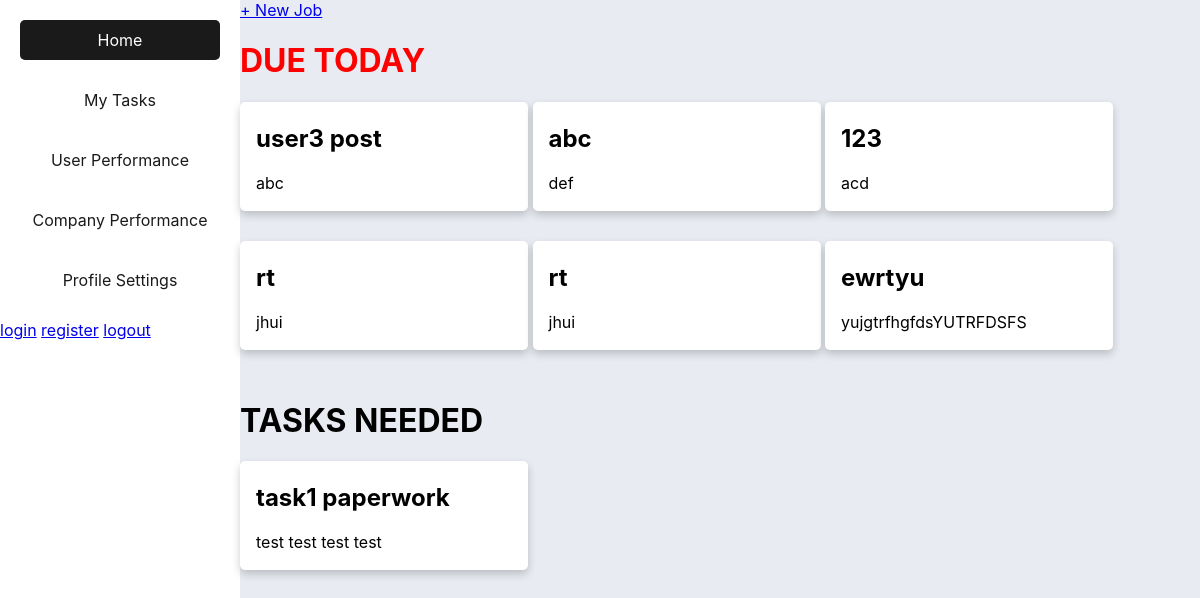
Screenshot of /oddjob/ with the database file from the repository.
### oddjob/models.py (models this page shows, shortened)
class Job(models.Model):
    title = models.CharField(max_length=150, null=True, blank=True)
    description = models.CharField(max_length=500, null=True, blank=True)
    originUser = models.ForeignKey(UserProfile, on_delete=models.CASCADE, related_name='originUser', null=True, blank=True)
    contributors = models.ManyToManyField(UserProfile, related_name='contributors', null=True, blank=True)
    datePosted = models.DateTimeField(null=True, blank=True)
    dateDue = models.DateTimeField(null=True, blank=True)
    numHelperRequested = models.IntegerField(null=True, blank=True)
    tags = models.ManyToManyField(Tag, null=True, blank=True)
    taskDuration = models.DurationField(null=True, blank=True)

### oddjob/views.py (the view)
# urls.py: path('', views.index, name='index'),
def index(request):
    jobList = Job.objects.order_by('-datePosted')
    context = {'jobList':jobList}
    return render(request,'oddjob/index.html',context)

### oddjob/templates/oddjob/index.html (shortened to what this page needs)
<html>
{% load static %}
<link rel="stylesheet" type="text/css" href="{% static 'oddjob/style.css' %}">
<head>
</head>
<body style="background-color:#E8ECF2">
	<div class='left-content'>
		<nav>
			<ul>
				<li id='selected-page'><a href="">Home</a></li>
				<li><a href="/oddjob/mytasks">My Tasks</a></li>
				<li><a href="/oddjob/me">User Performance</a></li>
				<li><a href="">Company Performance</a></li>
				<li><a href="/oddjob/me">Profile Settings</a></li>
			</ul>
		</nav>
		<div>
			<a href="/oddjob/login">login</a>
			<a href="/oddjob/register">register</a>
			<a href="/oddjob/logout">logout</a>
		</div>
	</div>
	<div class='main-content'>
		<div class='top-bar'>
			<a href='/oddjob/newpost'>
				<div class='new-job-button'>
					+ New Job
				</div>
			</a>
		</div>
		<h1 style="color:red;">DUE TODAY</h1>
		{% if jobList %}
		{% for job in jobList %}
		{% now "Y-m-d" as todays_date %}
		{% if todays_date >= job.dateDue|date:"Y-m-d" %}
		<div class="card" style="background-color:White" onclick="location.href='/oddjob/{{ job.id }}/';">
			<div class="container">
				<h2>{{ job.title }}</h2>
				<p>{{job.description}}</p>
			</div>
		</div>
		{% endif %}
		{% endfor %}
		{% endif %}
		<h1>TASKS NEEDED</h1>
		{% for job in jobList %}
		{% now "Y-m-d" as todays_date %}
		{% if todays_date < job.dateDue|date:"Y-m-d" %} <div class="card" style="background-color:White"
			onclick="location.href='/oddjob/{{ job.id }}/';">
			<div class="container">
				<h2>{{ job.title }}</h2>
				<p>{{job.description}}</p>
			</div>
	</div>
	{% endif %}
	{% endfor %}
	</div>
</body>
</html>

### oddjob/static/oddjob/style.css (style rules this page uses)
.card { box-shadow: 0 4px 8px 0 rgba(0,0,0,0.2); transition: 0.3s; width: 30%; border-radius: 5px; display:inline-block; margin-bottom: 30px; }
.container { padding: 2px 16px; }
body { font-family: -apple-system, BlinkMacSystemFont, 'Segoe UI', Roboto, Oxygen, Ubuntu, Cantarell, 'Open Sans', 'Helvetica Neue', sans-serif; font-size: 16px; color: #1A1A1A, 100%; }

### oddjob/templates/oddjob/index.html (style rules this page uses)
body { margin: 0; padding: 0; font-size: 100%; }
.left-content { width: 20%; float: left; height: 100%; background-color: white; }
nav ul { margin: 0; padding: 0; list-style: none; }
nav li { margin: 20px 20px; padding: 10px 0; border-radius: 5px; align-content: center; text-align: center; }
nav li a { color: #1A1A1A; text-decoration: none; }
#selected-page { color: white; background-color: #1A1A1A; }
#selected-page a { color: white; background-color: #1A1A1A; }
.main-content { float: left; width: 80%; }

### rows the page displays
Job: title "user3 post", description "abc"
Job: title "abc", description "def"
Job: title "123", description "acd"
Job: title "rt", description "jhui"
Job: title "rt", description "jhui"
Job: title "ewrtyu", description "yujgtrfhgfdsYUTRFDSFS"
Job: title "task1 paperwork", description "test test test test"
